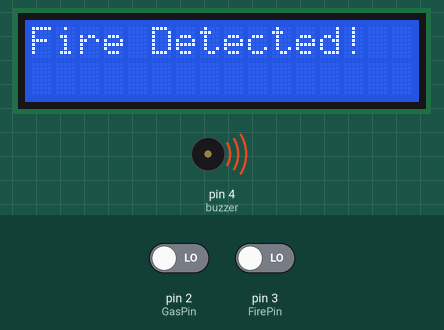
The sketch below on a simulated Arduino Uno, built with avr-gcc and run on an emulated ATmega328P. On the bench: 16×2 character LCD, buzzer (waves = sounding). The inputs (shaded band) are chosen by the test bench; at power-on: pin 2 (GasPin) LOW, pin 3 (FirePin) LOW.

Above: at 3.2 s.
3.3 s: pin 2 (GasPin) driven HIGH
At 3.7 s:
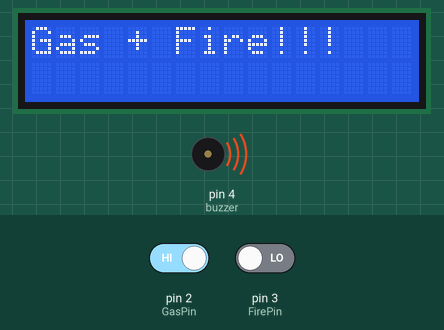
4.8 s: pin 3 (FirePin) driven HIGH
At 5.3 s:
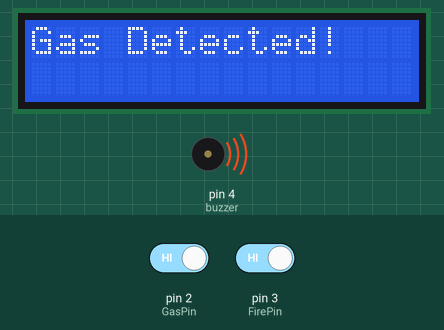
6.4 s: pin 2 (GasPin) driven LOW
At 6.8 s:
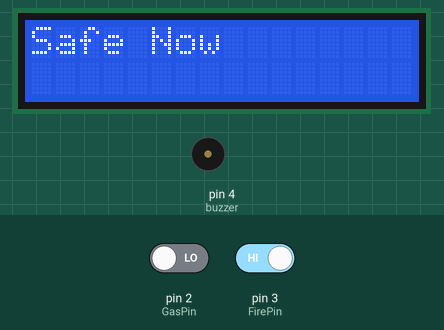
8.0 s: pin 3 (FirePin) driven LOW
At 9.0 s:
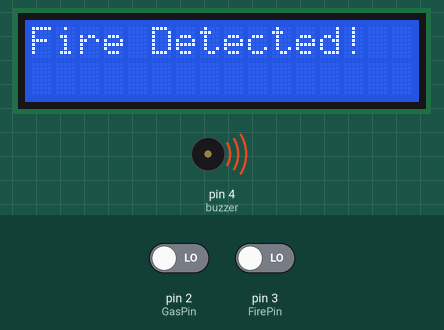
Timing chart, 0 to 10.5 s (numbered marks = the images above; inputs shaded):
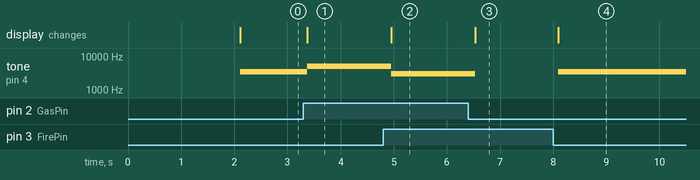

The sketch:

gas__fire__detector.ino
```cpp
#include <Wire.h>
#include <LiquidCrystal_I2C.h>

LiquidCrystal_I2C lcd(0x27, 16, 2);

int GasPin  = 2;
int FirePin = 3;
int buzzer  = 4;

void setup()
{
  pinMode(GasPin, INPUT);
  pinMode(FirePin, INPUT);
  pinMode(buzzer, OUTPUT);

  lcd.init();
  lcd.backlight();
  lcd.clear();

  // رسالة بداية
  lcd.setCursor(0,0);
  lcd.print("System Ready");
  lcd.setCursor(0,1);
  lcd.print("Monitoring...");

  noTone(buzzer);
  delay(2000);
  lcd.clear();
}

void loop()
{
  bool gas  = (digitalRead(GasPin)  == HIGH);
  bool fire = (digitalRead(FirePin) == LOW);

  lcd.clear();
  lcd.setCursor(0,0);

  if (gas || fire)
  {
    if (gas && fire)
    {
      lcd.print("Gas + Fire!!!");
      tone(buzzer, 5000);
    }
    else if (gas)
    {
      lcd.print("Gas Detected!");
      tone(buzzer, 3000);
    }
    else if (fire)
    {
      lcd.print("Fire Detected!");
      tone(buzzer, 3500);
    }
  }
  else
  {
    lcd.print("Safe Now");
    noTone(buzzer);
  }

  delay(300);
}
```

Measured:
- after the input at 3.3 s, tone on pin 4 (buzzer): 3500 Hz → 5000 Hz after 0.08 s; the display: changes after 0.08 s (image 1)
- after the input at 4.8 s, tone on pin 4 (buzzer): 5000 Hz → 3000 Hz after 0.16 s; the display: changes after 0.16 s (image 2)
- after the input at 6.4 s, tone on pin 4 (buzzer): 3000 Hz → silent after 0.13 s; the display: changes after 0.13 s (image 3)
- after the input at 8.0 s, tone on pin 4 (buzzer): silent → 3500 Hz after 0.09 s; the display: changes after 0.09 s (image 4)
